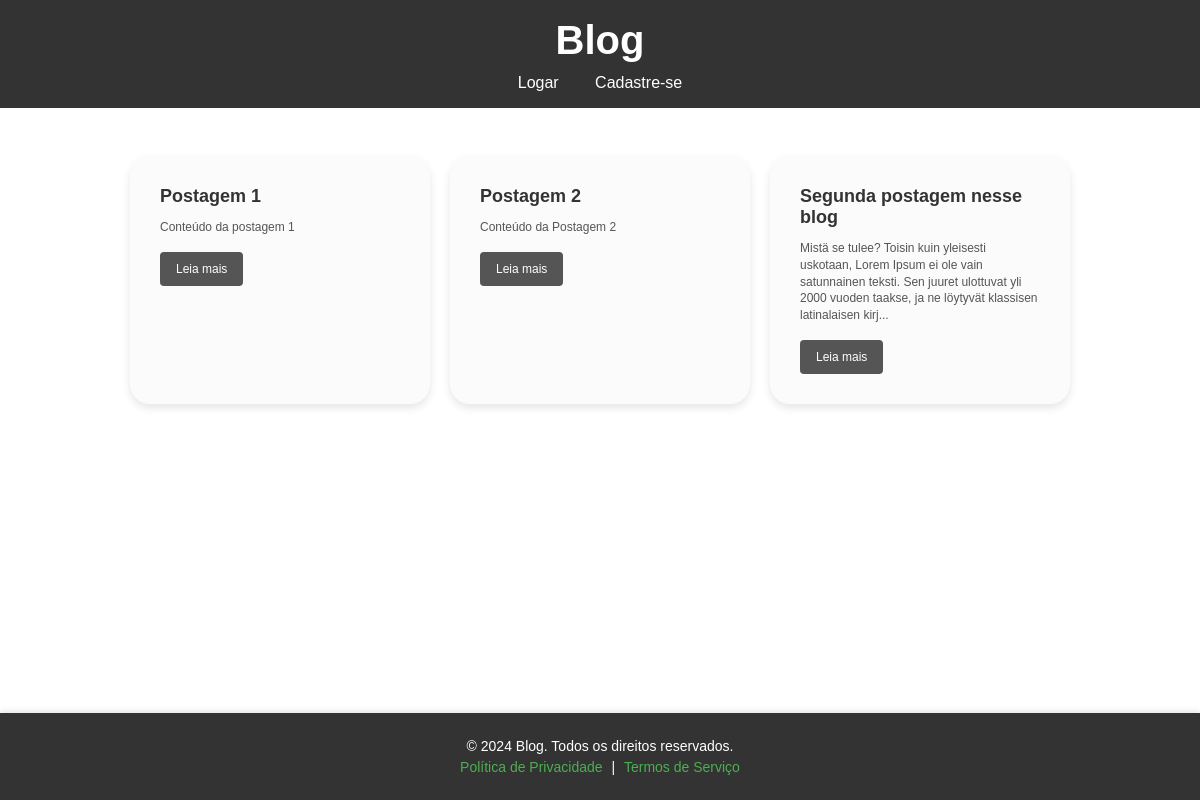
Screenshot of /blog/ with the database file from the repository.
### tables this page shows
CREATE TABLE postagens (
    id INTEGER PRIMARY KEY AUTOINCREMENT,
    titulo TEXT NOT NULL,
    conteudo TEXT NOT NULL,
    usuario_id INTEGER NOT NULL,
    FOREIGN KEY (usuario_id) REFERENCES usuarios(id)
);

### routes/blog_routes.py (the view)
@blog_bp.route('/')
def index():
    db = get_db()
    postagens = db.execute( '''
        SELECT id, titulo,
               CASE
                   WHEN LENGTH(conteudo) > 180 THEN SUBSTR(conteudo, 1, 180) || '...'
                   ELSE conteudo
               END AS resumo,
               usuario_id
        FROM postagens
        '''
    ).fetchall()
    return render_template('index.html', postagens=postagens)

### models/db.py (called while the page is built)
def get_db():
    if 'db' not in g:
        g.db = sqlite3.connect(current_app.config['DATABASE'])
        g.db.row_factory = sqlite3.Row
    return g.db

### templates/index.html (shortened to what this page needs)
{% extends "base.html" %}
{% block content %}
    <div class="post-cards">
        {% for postagem in postagens %}
            <div class="card">
                <h3>{{ postagem['titulo'] }}</h3>
                <p>{{ postagem['resumo'] }}</p>
                <a class="btn" href="{{ url_for('blog.detalhe_postagem', postagem_id=postagem['id']) }}">
                    Leia mais
                </a>
            </div>
        {% endfor %}
    </div>
{% endblock %}

### static/css/main.css (style rules this page uses)
* { font-family: Arial, sans-serif; margin: 0; padding: 0; box-sizing: border-box; }
html, body { min-height: 100%; display: flex; flex-direction: column; height: 100vh; }

### static/css/card_post.css (style rules this page uses)
.post-cards { display: flex; flex-wrap: wrap; gap: 20px; justify-content: start; }
.card { background-color: #fcfbfb; border: 0; border-radius: 20px; padding: 30px; width: 300px; max-height: 300px; box-shadow: 0 4px 9px rgba(0, 0, 0, 0.1); transition: transform 0.2s ease-in-out; }
.card h3 { margin: 0 0 12px; font-size: 1.125rem; color: #333; }
.card p { font-size: 0.75em; color: #555; margin: 0 0 16px; line-height: 1.4; }
.card .btn { display: inline-block; background-color: #555; color: white; padding: 10px 16px; text-decoration: none; border-radius: 4px; text-align: center; font-size: 0.75em; transition: background-color 0.2s ease-in-out; }

### static/css/detalhe_post.css (style rules this page uses)
.btn { display: inline-block; padding: 0.5rem 1rem; color: #fff; background-color: #007bff; border: none; border-radius: 5px; text-decoration: none; cursor: pointer; }

### rows the page displays
postagens: titulo "Postagem 1", resumo "Conteúdo da postagem 1"
postagens: titulo "Postagem 2", resumo "Conteúdo da Postagem 2"
postagens: titulo "Segunda postagem nesse blog", resumo "Mistä se tulee? Toisin kuin yleisesti uskotaan, Lorem Ipsum ei ole vain satunnainen teksti. Sen juuret ulottuvat yli 2000 vuoden taakse, ja ne löytyvät klassisen latinalaisen kirj..."
